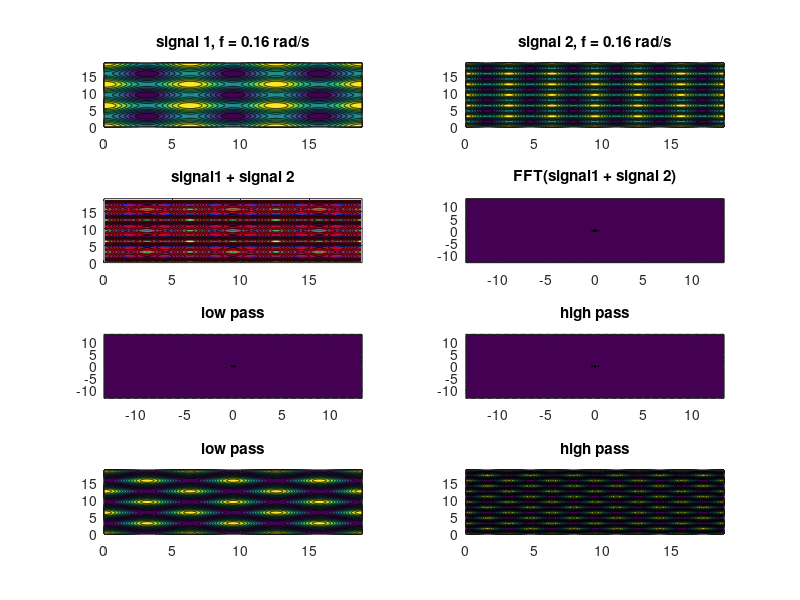

Write MATLAB code to recreate this figure. (Note: a time limit stopped this script after it produced the figure.)
% =========================================================================
% fft_filter_unit_test_2D
% =========================================================================
% Created By    : Sydney Sroka
% Last Edited By: Sydney Sroka
% Date          : 07/14/2020
%
% ------------------------
% This script was written to practice using fft2 to filter a 2D signal

clear;close all;clc

% if you change the period length to anything that isn't a multiply of pi
% (or you could change the length of the input NT to some
% non-whole number) the output is not exact

T1 = 2*pi; % [s] period of signal 1
T2 = pi;   % [s] period of signal 1

L = 500; % length of signal
N = L;

NT = 3;

cT = 1.5*pi; % cutoff period;

%%

t = linspace(0,2*pi*NT,L);

f1 = 1/T1;
f2 = 2*pi/T2;

cf = 1/cT;

[X,Y] = meshgrid(t,t);

s1 = cos(2*pi/T1*X)+cos(2*pi/T1*Y);
s2 = cos(2*pi/T2*X)+cos(2*pi/T2*Y);

s = s1+s2;

subplot(4,2,1)
contourf(t,t,s1)
title(sprintf('signal 1, f = %2.2f rad/s',f1))

subplot(4,2,2)
contourf(t,t,s2)
title(sprintf('signal 2, f = %2.2f rad/s',f1))

subplot(4,2,3)
contourf(t,t,s1,'b','displayname',sprintf('signal 1, f = %2.2f rad/s',f1))
hold on
contourf(t,t,s2,'r','displayname',sprintf('signal 2, f = %2.2f rad/s',f2))
contourf(t,t,s,'k','displayname',sprintf('signal'))
title('signal1 + signal 2')


Fs = L/(2*pi*NT); % samples per period, L samples for NT periods
F = [-N/2:N/2-1]/N*Fs;

[Xhat,Yhat] = meshgrid(F,F);



Zhat = fft2(s);

Zhat = fftshift(abs(Zhat));

Zhat_LP = Zhat;
Zhat_HP = Zhat;

inds = sqrt(Xhat.^2+Yhat.^2)>cf;
Zhat_LP(inds) = 0.01;

inds = sqrt(Xhat.^2+Yhat.^2)<cf;
Zhat_HP(inds) = 0.01;

Z_LP = ifft2(ifftshift(Zhat_LP));
Z_HP = ifft2(ifftshift(Zhat_HP));


subplot(4,2,4)
contourf(F,F,abs(Zhat),'displayname','FFT(s)');
hold on 
title('FFT(signal1 + signal 2)')


subplot(4,2,5)
contourf(F,F,abs(Zhat_LP),'--','displayname','FFT(s)');
title('low pass')

subplot(4,2,6)
contourf(F,F,abs(Zhat_HP),'--','displayname','FFT(s)');
title('high pass')

subplot(4,2,7)
contourf(t,t,abs(Z_LP))
title('low pass')

subplot(4,2,8)
contourf(t,t,abs(Z_HP))
title('high pass')

set(gcf,'position',[440           1        1001         797])
